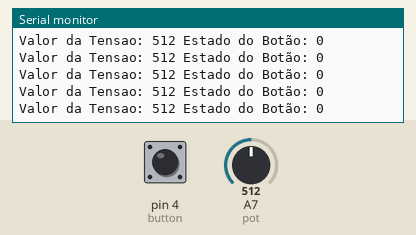
This sketch was run on a simulated Arduino Nano, built with avr-gcc and run on an emulated ATmega328P. Shown: the last lines printed to the serial monitor. The inputs (shaded band) are chosen by the test bench; at power-on: A7 (pot) = 512, pin 4 (button) LOW.

Above: at 4.3 s.
4.4 s: A7 (pot) set to 989
At 4.42 s:
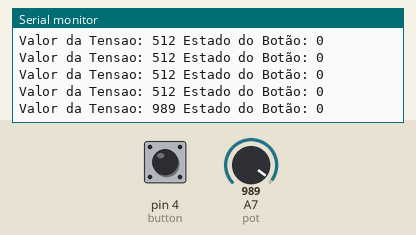
7.4 s: A7 (pot) set to 1011
At 7.41 s:
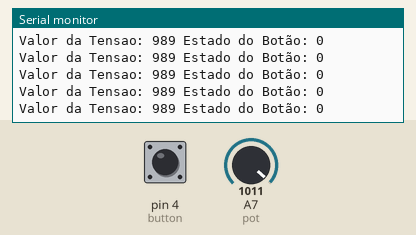
Timing chart, 0 to 10.4 s (numbered marks = the images above; inputs shaded):
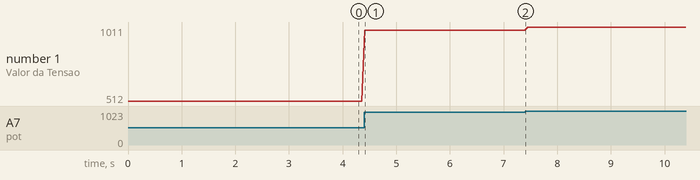

Measured:
- after the input at 4.4 s, the serial monitor: prints a new line at once (image 1)
- plotted number 1: 512 → 989 after the input at 4.4 s, 989 → 1011 after the input at 7.4 s

The sketch:

Pot_and_Button.ino
```cpp
const int pot = A7; //Pino de entrada do potenciometro
int valor = 0; //Valores do potenciômetro
const int button = 4; //Porta Digital do Botão
int estado = 0; //Estado do botão

void setup() {
  Serial.begin(115200);
  pinMode(button,INPUT);
}

void loop() {
  valor = analogRead(pot);
  estado = digitalRead(button);
  Serial.print("Valor da Tensao: ");
  Serial.print(valor);
  Serial.print(" Estado do Botão: ");
  Serial.println(estado);
  delay(50);
}
```
